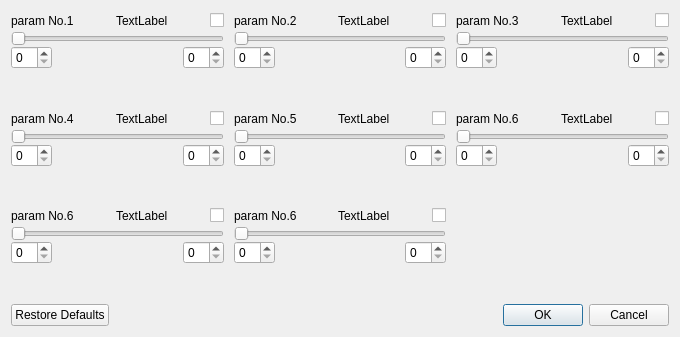
<?xml version="1.0" encoding="UTF-8"?>
<ui version="4.0">
 <class>Dialog8</class>
 <widget class="QDialog" name="Dialog8">
  <property name="geometry">
   <rect>
    <x>0</x>
    <y>0</y>
    <width>680</width>
    <height>337</height>
   </rect>
  </property>
  <property name="maximumSize">
   <size>
    <width>680</width>
    <height>337</height>
   </size>
  </property>
  <property name="windowTitle">
   <string>Manual Fit</string>
  </property>
  <layout class="QGridLayout" name="gridLayout">
   <property name="horizontalSpacing">
    <number>10</number>
   </property>
   <item row="1" column="2">
    <layout class="QFormLayout" name="formLayout_6">
     <property name="verticalSpacing">
      <number>0</number>
     </property>
     <item row="2" column="0" colspan="2">
      <layout class="QHBoxLayout" name="horizontalLayout_12">
       <property name="spacing">
        <number>0</number>
       </property>
       <item>
        <widget class="QSpinBox" name="spb11">
         <property name="toolTip">
          <string>Max Value</string>
         </property>
        </widget>
       </item>
       <item>
        <spacer name="horizontalSpacer_23">
         <property name="orientation">
          <enum>Qt::Horizontal</enum>
         </property>
         <property name="sizeHint" stdset="0">
          <size>
           <width>40</width>
           <height>20</height>
          </size>
         </property>
        </spacer>
       </item>
       <item>
        <spacer name="horizontalSpacer_24">
         <property name="orientation">
          <enum>Qt::Horizontal</enum>
         </property>
         <property name="sizeHint" stdset="0">
          <size>
           <width>40</width>
           <height>20</height>
          </size>
         </property>
        </spacer>
       </item>
       <item>
        <widget class="QSpinBox" name="spb12">
         <property name="toolTip">
          <string>Min Value</string>
         </property>
        </widget>
       </item>
      </layout>
     </item>
     <item row="0" column="0" colspan="2">
      <layout class="QHBoxLayout" name="horizontalLayout_11">
       <property name="spacing">
        <number>16</number>
       </property>
       <item>
        <widget class="QLabel" name="lNm6">
         <property name="toolTip">
          <string>QUADRADIC INNER</string>
         </property>
         <property name="text">
          <string>param No.6</string>
         </property>
        </widget>
       </item>
       <item>
        <spacer name="horizontalSpacer_21">
         <property name="orientation">
          <enum>Qt::Horizontal</enum>
         </property>
         <property name="sizeHint" stdset="0">
          <size>
           <width>40</width>
           <height>20</height>
          </size>
         </property>
        </spacer>
       </item>
       <item>
        <widget class="QLabel" name="lDig6">
         <property name="text">
          <string>TextLabel</string>
         </property>
        </widget>
       </item>
       <item>
        <spacer name="horizontalSpacer_22">
         <property name="orientation">
          <enum>Qt::Horizontal</enum>
         </property>
         <property name="sizeHint" stdset="0">
          <size>
           <width>40</width>
           <height>20</height>
          </size>
         </property>
        </spacer>
       </item>
       <item>
        <widget class="QCheckBox" name="chb6">
         <property name="toolTip">
          <string>CHECKED FIXES THE PARAMETER
UNCHECKED MAKES THE PARAMETER FREE.</string>
         </property>
         <property name="text">
          <string/>
         </property>
        </widget>
       </item>
      </layout>
     </item>
     <item row="1" column="0" colspan="2">
      <widget class="QSlider" name="sld6">
       <property name="toolTip">
        <string>QUADRADIC INNER</string>
       </property>
       <property name="orientation">
        <enum>Qt::Horizontal</enum>
       </property>
      </widget>
     </item>
    </layout>
   </item>
   <item row="1" column="0">
    <layout class="QFormLayout" name="formLayout_4">
     <property name="verticalSpacing">
      <number>0</number>
     </property>
     <item row="2" column="0" colspan="2">
      <layout class="QHBoxLayout" name="horizontalLayout_8">
       <property name="spacing">
        <number>0</number>
       </property>
       <item>
        <widget class="QSpinBox" name="spb7">
         <property name="toolTip">
          <string>Max Value</string>
         </property>
        </widget>
       </item>
       <item>
        <spacer name="horizontalSpacer_15">
         <property name="orientation">
          <enum>Qt::Horizontal</enum>
         </property>
         <property name="sizeHint" stdset="0">
          <size>
           <width>40</width>
           <height>20</height>
          </size>
         </property>
        </spacer>
       </item>
       <item>
        <spacer name="horizontalSpacer_16">
         <property name="orientation">
          <enum>Qt::Horizontal</enum>
         </property>
         <property name="sizeHint" stdset="0">
          <size>
           <width>40</width>
           <height>20</height>
          </size>
         </property>
        </spacer>
       </item>
       <item>
        <widget class="QSpinBox" name="spb8">
         <property name="toolTip">
          <string>Min Value</string>
         </property>
        </widget>
       </item>
      </layout>
     </item>
     <item row="0" column="0" colspan="2">
      <layout class="QHBoxLayout" name="horizontalLayout_7">
       <property name="spacing">
        <number>16</number>
       </property>
       <item>
        <widget class="QLabel" name="lNm4">
         <property name="toolTip">
          <string>OFFSET</string>
         </property>
         <property name="text">
          <string>param No.4</string>
         </property>
        </widget>
       </item>
       <item>
        <spacer name="horizontalSpacer_13">
         <property name="orientation">
          <enum>Qt::Horizontal</enum>
         </property>
         <property name="sizeHint" stdset="0">
          <size>
           <width>40</width>
           <height>20</height>
          </size>
         </property>
        </spacer>
       </item>
       <item>
        <widget class="QLabel" name="lDig4">
         <property name="text">
          <string>TextLabel</string>
         </property>
        </widget>
       </item>
       <item>
        <spacer name="horizontalSpacer_14">
         <property name="orientation">
          <enum>Qt::Horizontal</enum>
         </property>
         <property name="sizeHint" stdset="0">
          <size>
           <width>40</width>
           <height>20</height>
          </size>
         </property>
        </spacer>
       </item>
       <item>
        <widget class="QCheckBox" name="chb4">
         <property name="toolTip">
          <string>CHECKED FIXES THE PARAMETER
UNCHECKED MAKES THE PARAMETER FREE.</string>
         </property>
         <property name="text">
          <string/>
         </property>
        </widget>
       </item>
      </layout>
     </item>
     <item row="1" column="0" colspan="2">
      <widget class="QSlider" name="sld4">
       <property name="toolTip">
        <string>OFFSET</string>
       </property>
       <property name="orientation">
        <enum>Qt::Horizontal</enum>
       </property>
      </widget>
     </item>
    </layout>
   </item>
   <item row="0" column="1">
    <layout class="QFormLayout" name="formLayout_2">
     <property name="verticalSpacing">
      <number>0</number>
     </property>
     <item row="2" column="0" colspan="2">
      <layout class="QHBoxLayout" name="horizontalLayout_4">
       <property name="spacing">
        <number>0</number>
       </property>
       <item>
        <widget class="QSpinBox" name="spb3">
         <property name="toolTip">
          <string>Max Value</string>
         </property>
        </widget>
       </item>
       <item>
        <spacer name="horizontalSpacer_7">
         <property name="orientation">
          <enum>Qt::Horizontal</enum>
         </property>
         <property name="sizeHint" stdset="0">
          <size>
           <width>40</width>
           <height>20</height>
          </size>
         </property>
        </spacer>
       </item>
       <item>
        <spacer name="horizontalSpacer_8">
         <property name="orientation">
          <enum>Qt::Horizontal</enum>
         </property>
         <property name="sizeHint" stdset="0">
          <size>
           <width>40</width>
           <height>20</height>
          </size>
         </property>
        </spacer>
       </item>
       <item>
        <widget class="QSpinBox" name="spb4">
         <property name="toolTip">
          <string>Min Value</string>
         </property>
        </widget>
       </item>
      </layout>
     </item>
     <item row="0" column="0" colspan="2">
      <layout class="QHBoxLayout" name="horizontalLayout_3">
       <property name="spacing">
        <number>16</number>
       </property>
       <item>
        <widget class="QLabel" name="lNm2">
         <property name="toolTip">
          <string>FULL WIDTH</string>
         </property>
         <property name="text">
          <string>param No.2</string>
         </property>
        </widget>
       </item>
       <item>
        <spacer name="horizontalSpacer_5">
         <property name="orientation">
          <enum>Qt::Horizontal</enum>
         </property>
         <property name="sizeHint" stdset="0">
          <size>
           <width>40</width>
           <height>20</height>
          </size>
         </property>
        </spacer>
       </item>
       <item>
        <widget class="QLabel" name="lDig2">
         <property name="text">
          <string>TextLabel</string>
         </property>
        </widget>
       </item>
       <item>
        <spacer name="horizontalSpacer_6">
         <property name="orientation">
          <enum>Qt::Horizontal</enum>
         </property>
         <property name="sizeHint" stdset="0">
          <size>
           <width>40</width>
           <height>20</height>
          </size>
         </property>
        </spacer>
       </item>
       <item>
        <widget class="QCheckBox" name="chb2">
         <property name="toolTip">
          <string>CHECKED FIXES THE PARAMETER
UNCHECKED MAKES THE PARAMETER FREE.</string>
         </property>
         <property name="text">
          <string/>
         </property>
        </widget>
       </item>
      </layout>
     </item>
     <item row="1" column="0" colspan="2">
      <widget class="QSlider" name="sld2">
       <property name="toolTip">
        <string>FULL WIDTH</string>
       </property>
       <property name="orientation">
        <enum>Qt::Horizontal</enum>
       </property>
      </widget>
     </item>
    </layout>
   </item>
   <item row="1" column="1">
    <layout class="QFormLayout" name="formLayout_5">
     <property name="verticalSpacing">
      <number>0</number>
     </property>
     <item row="2" column="0" colspan="2">
      <layout class="QHBoxLayout" name="horizontalLayout_10">
       <property name="spacing">
        <number>0</number>
       </property>
       <item>
        <widget class="QSpinBox" name="spb9">
         <property name="toolTip">
          <string>Max Value</string>
         </property>
        </widget>
       </item>
       <item>
        <spacer name="horizontalSpacer_19">
         <property name="orientation">
          <enum>Qt::Horizontal</enum>
         </property>
         <property name="sizeHint" stdset="0">
          <size>
           <width>40</width>
           <height>20</height>
          </size>
         </property>
        </spacer>
       </item>
       <item>
        <spacer name="horizontalSpacer_20">
         <property name="orientation">
          <enum>Qt::Horizontal</enum>
         </property>
         <property name="sizeHint" stdset="0">
          <size>
           <width>40</width>
           <height>20</height>
          </size>
         </property>
        </spacer>
       </item>
       <item>
        <widget class="QSpinBox" name="spb10">
         <property name="toolTip">
          <string>Min Value</string>
         </property>
        </widget>
       </item>
      </layout>
     </item>
     <item row="0" column="0" colspan="2">
      <layout class="QHBoxLayout" name="horizontalLayout_9">
       <property name="spacing">
        <number>16</number>
       </property>
       <item>
        <widget class="QLabel" name="lNm5">
         <property name="toolTip">
          <string>SLOPE INNER</string>
         </property>
         <property name="text">
          <string>param No.5</string>
         </property>
        </widget>
       </item>
       <item>
        <spacer name="horizontalSpacer_17">
         <property name="orientation">
          <enum>Qt::Horizontal</enum>
         </property>
         <property name="sizeHint" stdset="0">
          <size>
           <width>40</width>
           <height>20</height>
          </size>
         </property>
        </spacer>
       </item>
       <item>
        <widget class="QLabel" name="lDig5">
         <property name="text">
          <string>TextLabel</string>
         </property>
        </widget>
       </item>
       <item>
        <spacer name="horizontalSpacer_18">
         <property name="orientation">
          <enum>Qt::Horizontal</enum>
         </property>
         <property name="sizeHint" stdset="0">
          <size>
           <width>40</width>
           <height>20</height>
          </size>
         </property>
        </spacer>
       </item>
       <item>
        <widget class="QCheckBox" name="chb5">
         <property name="toolTip">
          <string>CHECKED FIXES THE PARAMETER
UNCHECKED MAKES THE PARAMETER FREE.</string>
         </property>
         <property name="text">
          <string/>
         </property>
        </widget>
       </item>
      </layout>
     </item>
     <item row="1" column="0" colspan="2">
      <widget class="QSlider" name="sld5">
       <property name="toolTip">
        <string>SLOPE INNER</string>
       </property>
       <property name="orientation">
        <enum>Qt::Horizontal</enum>
       </property>
      </widget>
     </item>
    </layout>
   </item>
   <item row="0" column="2">
    <layout class="QFormLayout" name="formLayout_3">
     <property name="verticalSpacing">
      <number>0</number>
     </property>
     <item row="2" column="0" colspan="2">
      <layout class="QHBoxLayout" name="horizontalLayout_6">
       <property name="spacing">
        <number>0</number>
       </property>
       <item>
        <widget class="QSpinBox" name="spb5">
         <property name="toolTip">
          <string>Max Value</string>
         </property>
        </widget>
       </item>
       <item>
        <spacer name="horizontalSpacer_11">
         <property name="orientation">
          <enum>Qt::Horizontal</enum>
         </property>
         <property name="sizeHint" stdset="0">
          <size>
           <width>40</width>
           <height>20</height>
          </size>
         </property>
        </spacer>
       </item>
       <item>
        <spacer name="horizontalSpacer_12">
         <property name="orientation">
          <enum>Qt::Horizontal</enum>
         </property>
         <property name="sizeHint" stdset="0">
          <size>
           <width>40</width>
           <height>20</height>
          </size>
         </property>
        </spacer>
       </item>
       <item>
        <widget class="QSpinBox" name="spb6">
         <property name="toolTip">
          <string>Min Value</string>
         </property>
        </widget>
       </item>
      </layout>
     </item>
     <item row="0" column="0" colspan="2">
      <layout class="QHBoxLayout" name="horizontalLayout_5">
       <property name="spacing">
        <number>16</number>
       </property>
       <item>
        <widget class="QLabel" name="lNm3">
         <property name="toolTip">
          <string>HEIGHT</string>
         </property>
         <property name="text">
          <string>param No.3</string>
         </property>
        </widget>
       </item>
       <item>
        <spacer name="horizontalSpacer_9">
         <property name="orientation">
          <enum>Qt::Horizontal</enum>
         </property>
         <property name="sizeHint" stdset="0">
          <size>
           <width>40</width>
           <height>20</height>
          </size>
         </property>
        </spacer>
       </item>
       <item>
        <widget class="QLabel" name="lDig3">
         <property name="text">
          <string>TextLabel</string>
         </property>
        </widget>
       </item>
       <item>
        <spacer name="horizontalSpacer_10">
         <property name="orientation">
          <enum>Qt::Horizontal</enum>
         </property>
         <property name="sizeHint" stdset="0">
          <size>
           <width>40</width>
           <height>20</height>
          </size>
         </property>
        </spacer>
       </item>
       <item>
        <widget class="QCheckBox" name="chb3">
         <property name="toolTip">
          <string>CHECKED FIXES THE PARAMETER
UNCHECKED MAKES THE PARAMETER FREE.</string>
         </property>
         <property name="text">
          <string/>
         </property>
        </widget>
       </item>
      </layout>
     </item>
     <item row="1" column="0" colspan="2">
      <widget class="QSlider" name="sld3">
       <property name="toolTip">
        <string>HEIGHT</string>
       </property>
       <property name="orientation">
        <enum>Qt::Horizontal</enum>
       </property>
      </widget>
     </item>
    </layout>
   </item>
   <item row="2" column="1">
    <layout class="QFormLayout" name="formLayout_8">
     <property name="verticalSpacing">
      <number>0</number>
     </property>
     <item row="2" column="0" colspan="2">
      <layout class="QHBoxLayout" name="horizontalLayout_16">
       <property name="spacing">
        <number>0</number>
       </property>
       <item>
        <widget class="QSpinBox" name="spb15">
         <property name="toolTip">
          <string>Max Value</string>
         </property>
        </widget>
       </item>
       <item>
        <spacer name="horizontalSpacer_31">
         <property name="orientation">
          <enum>Qt::Horizontal</enum>
         </property>
         <property name="sizeHint" stdset="0">
          <size>
           <width>40</width>
           <height>20</height>
          </size>
         </property>
        </spacer>
       </item>
       <item>
        <spacer name="horizontalSpacer_32">
         <property name="orientation">
          <enum>Qt::Horizontal</enum>
         </property>
         <property name="sizeHint" stdset="0">
          <size>
           <width>40</width>
           <height>20</height>
          </size>
         </property>
        </spacer>
       </item>
       <item>
        <widget class="QSpinBox" name="spb16">
         <property name="toolTip">
          <string>Min Value</string>
         </property>
        </widget>
       </item>
      </layout>
     </item>
     <item row="0" column="0" colspan="2">
      <layout class="QHBoxLayout" name="horizontalLayout_15">
       <property name="spacing">
        <number>16</number>
       </property>
       <item>
        <widget class="QLabel" name="lNm8">
         <property name="toolTip">
          <string>QUADRATIC OUTER</string>
         </property>
         <property name="text">
          <string>param No.6</string>
         </property>
        </widget>
       </item>
       <item>
        <spacer name="horizontalSpacer_29">
         <property name="orientation">
          <enum>Qt::Horizontal</enum>
         </property>
         <property name="sizeHint" stdset="0">
          <size>
           <width>40</width>
           <height>20</height>
          </size>
         </property>
        </spacer>
       </item>
       <item>
        <widget class="QLabel" name="lDig8">
         <property name="text">
          <string>TextLabel</string>
         </property>
        </widget>
       </item>
       <item>
        <spacer name="horizontalSpacer_30">
         <property name="orientation">
          <enum>Qt::Horizontal</enum>
         </property>
         <property name="sizeHint" stdset="0">
          <size>
           <width>40</width>
           <height>20</height>
          </size>
         </property>
        </spacer>
       </item>
       <item>
        <widget class="QCheckBox" name="chb8">
         <property name="toolTip">
          <string>CHECKED FIXES THE PARAMETER
UNCHECKED MAKES THE PARAMETER FREE.</string>
         </property>
         <property name="text">
          <string/>
         </property>
        </widget>
       </item>
      </layout>
     </item>
     <item row="1" column="0" colspan="2">
      <widget class="QSlider" name="sld8">
       <property name="toolTip">
        <string>QUADRATIC OUTER</string>
       </property>
       <property name="orientation">
        <enum>Qt::Horizontal</enum>
       </property>
      </widget>
     </item>
    </layout>
   </item>
   <item row="3" column="0" colspan="3">
    <widget class="QDialogButtonBox" name="buttonBox">
     <property name="orientation">
      <enum>Qt::Horizontal</enum>
     </property>
     <property name="standardButtons">
      <set>QDialogButtonBox::Cancel|QDialogButtonBox::Ok|QDialogButtonBox::RestoreDefaults</set>
     </property>
    </widget>
   </item>
   <item row="0" column="0">
    <layout class="QFormLayout" name="formLayout_1">
     <property name="verticalSpacing">
      <number>0</number>
     </property>
     <item row="2" column="0" colspan="2">
      <layout class="QHBoxLayout" name="horizontalLayout_2">
       <property name="spacing">
        <number>0</number>
       </property>
       <item>
        <widget class="QSpinBox" name="spb1">
         <property name="toolTip">
          <string>Max Value</string>
         </property>
        </widget>
       </item>
       <item>
        <spacer name="horizontalSpacer_3">
         <property name="orientation">
          <enum>Qt::Horizontal</enum>
         </property>
         <property name="sizeHint" stdset="0">
          <size>
           <width>40</width>
           <height>20</height>
          </size>
         </property>
        </spacer>
       </item>
       <item>
        <spacer name="horizontalSpacer_4">
         <property name="orientation">
          <enum>Qt::Horizontal</enum>
         </property>
         <property name="sizeHint" stdset="0">
          <size>
           <width>40</width>
           <height>20</height>
          </size>
         </property>
        </spacer>
       </item>
       <item>
        <widget class="QSpinBox" name="spb2">
         <property name="toolTip">
          <string>Min Value</string>
         </property>
        </widget>
       </item>
      </layout>
     </item>
     <item row="0" column="0" colspan="2">
      <layout class="QHBoxLayout" name="horizontalLayout_1">
       <property name="spacing">
        <number>16</number>
       </property>
       <item>
        <widget class="QLabel" name="lNm1">
         <property name="toolTip">
          <string>SYMMETRY POINT</string>
         </property>
         <property name="text">
          <string>param No.1</string>
         </property>
        </widget>
       </item>
       <item>
        <spacer name="horizontalSpacer_1">
         <property name="orientation">
          <enum>Qt::Horizontal</enum>
         </property>
         <property name="sizeHint" stdset="0">
          <size>
           <width>40</width>
           <height>20</height>
          </size>
         </property>
        </spacer>
       </item>
       <item>
        <widget class="QLabel" name="lDig1">
         <property name="text">
          <string>TextLabel</string>
         </property>
        </widget>
       </item>
       <item>
        <spacer name="horizontalSpacer_2">
         <property name="orientation">
          <enum>Qt::Horizontal</enum>
         </property>
         <property name="sizeHint" stdset="0">
          <size>
           <width>40</width>
           <height>20</height>
          </size>
         </property>
        </spacer>
       </item>
       <item>
        <widget class="QCheckBox" name="chb1">
         <property name="toolTip">
          <string>CHECKED FIXES THE PARAMETER
UNCHECKED MAKES THE PARAMETER FREE.</string>
         </property>
         <property name="text">
          <string/>
         </property>
        </widget>
       </item>
      </layout>
     </item>
     <item row="1" column="0" colspan="2">
      <widget class="QSlider" name="sld1">
       <property name="toolTip">
        <string>SYMMETRY POINT</string>
       </property>
       <property name="orientation">
        <enum>Qt::Horizontal</enum>
       </property>
      </widget>
     </item>
    </layout>
   </item>
   <item row="2" column="0">
    <layout class="QFormLayout" name="formLayout_7">
     <property name="verticalSpacing">
      <number>0</number>
     </property>
     <item row="2" column="0" colspan="2">
      <layout class="QHBoxLayout" name="horizontalLayout_14">
       <property name="spacing">
        <number>0</number>
       </property>
       <item>
        <widget class="QSpinBox" name="spb13">
         <property name="toolTip">
          <string>Max Value</string>
         </property>
        </widget>
       </item>
       <item>
        <spacer name="horizontalSpacer_27">
         <property name="orientation">
          <enum>Qt::Horizontal</enum>
         </property>
         <property name="sizeHint" stdset="0">
          <size>
           <width>40</width>
           <height>20</height>
          </size>
         </property>
        </spacer>
       </item>
       <item>
        <spacer name="horizontalSpacer_28">
         <property name="orientation">
          <enum>Qt::Horizontal</enum>
         </property>
         <property name="sizeHint" stdset="0">
          <size>
           <width>40</width>
           <height>20</height>
          </size>
         </property>
        </spacer>
       </item>
       <item>
        <widget class="QSpinBox" name="spb14">
         <property name="toolTip">
          <string>Min Value</string>
         </property>
        </widget>
       </item>
      </layout>
     </item>
     <item row="0" column="0" colspan="2">
      <layout class="QHBoxLayout" name="horizontalLayout_13">
       <property name="spacing">
        <number>16</number>
       </property>
       <item>
        <widget class="QLabel" name="lNm7">
         <property name="toolTip">
          <string>SLOPE OUTER</string>
         </property>
         <property name="text">
          <string>param No.6</string>
         </property>
        </widget>
       </item>
       <item>
        <spacer name="horizontalSpacer_25">
         <property name="orientation">
          <enum>Qt::Horizontal</enum>
         </property>
         <property name="sizeHint" stdset="0">
          <size>
           <width>40</width>
           <height>20</height>
          </size>
         </property>
        </spacer>
       </item>
       <item>
        <widget class="QLabel" name="lDig7">
         <property name="text">
          <string>TextLabel</string>
         </property>
        </widget>
       </item>
       <item>
        <spacer name="horizontalSpacer_26">
         <property name="orientation">
          <enum>Qt::Horizontal</enum>
         </property>
         <property name="sizeHint" stdset="0">
          <size>
           <width>40</width>
           <height>20</height>
          </size>
         </property>
        </spacer>
       </item>
       <item>
        <widget class="QCheckBox" name="chb7">
         <property name="toolTip">
          <string>CHECKED FIXES THE PARAMETER
UNCHECKED MAKES THE PARAMETER FREE.</string>
         </property>
         <property name="text">
          <string/>
         </property>
        </widget>
       </item>
      </layout>
     </item>
     <item row="1" column="0" colspan="2">
      <widget class="QSlider" name="sld7">
       <property name="toolTip">
        <string>SLOPE OUTER</string>
       </property>
       <property name="orientation">
        <enum>Qt::Horizontal</enum>
       </property>
      </widget>
     </item>
    </layout>
   </item>
  </layout>
 </widget>
 <resources/>
 <connections>
  <connection>
   <sender>buttonBox</sender>
   <signal>rejected()</signal>
   <receiver>Dialog8</receiver>
   <slot>reject()</slot>
   <hints>
    <hint type="sourcelabel">
     <x>304</x>
     <y>327</y>
    </hint>
    <hint type="destinationlabel">
     <x>286</x>
     <y>262</y>
    </hint>
   </hints>
  </connection>
  <connection>
   <sender>sld1</sender>
   <signal>valueChanged(int)</signal>
   <receiver>lDig1</receiver>
   <slot>setNum(int)</slot>
   <hints>
    <hint type="sourcelabel">
     <x>106</x>
     <y>110</y>
    </hint>
    <hint type="destinationlabel">
     <x>112</x>
     <y>96</y>
    </hint>
   </hints>
  </connection>
  <connection>
   <sender>sld2</sender>
   <signal>valueChanged(int)</signal>
   <receiver>lDig2</receiver>
   <slot>setNum(int)</slot>
   <hints>
    <hint type="sourcelabel">
     <x>327</x>
     <y>112</y>
    </hint>
    <hint type="destinationlabel">
     <x>340</x>
     <y>95</y>
    </hint>
   </hints>
  </connection>
  <connection>
   <sender>sld3</sender>
   <signal>valueChanged(int)</signal>
   <receiver>lDig3</receiver>
   <slot>setNum(int)</slot>
   <hints>
    <hint type="sourcelabel">
     <x>548</x>
     <y>108</y>
    </hint>
    <hint type="destinationlabel">
     <x>564</x>
     <y>96</y>
    </hint>
   </hints>
  </connection>
  <connection>
   <sender>sld4</sender>
   <signal>valueChanged(int)</signal>
   <receiver>lDig4</receiver>
   <slot>setNum(int)</slot>
   <hints>
    <hint type="sourcelabel">
     <x>89</x>
     <y>185</y>
    </hint>
    <hint type="destinationlabel">
     <x>114</x>
     <y>166</y>
    </hint>
   </hints>
  </connection>
  <connection>
   <sender>sld6</sender>
   <signal>valueChanged(int)</signal>
   <receiver>lDig6</receiver>
   <slot>setNum(int)</slot>
   <hints>
    <hint type="sourcelabel">
     <x>539</x>
     <y>185</y>
    </hint>
    <hint type="destinationlabel">
     <x>563</x>
     <y>172</y>
    </hint>
   </hints>
  </connection>
  <connection>
   <sender>sld5</sender>
   <signal>valueChanged(int)</signal>
   <receiver>lDig5</receiver>
   <slot>setNum(int)</slot>
   <hints>
    <hint type="sourcelabel">
     <x>315</x>
     <y>191</y>
    </hint>
    <hint type="destinationlabel">
     <x>336</x>
     <y>167</y>
    </hint>
   </hints>
  </connection>
  <connection>
   <sender>sld7</sender>
   <signal>valueChanged(int)</signal>
   <receiver>lDig7</receiver>
   <slot>setNum(int)</slot>
   <hints>
    <hint type="sourcelabel">
     <x>98</x>
     <y>258</y>
    </hint>
    <hint type="destinationlabel">
     <x>116</x>
     <y>244</y>
    </hint>
   </hints>
  </connection>
  <connection>
   <sender>sld8</sender>
   <signal>valueChanged(int)</signal>
   <receiver>lDig8</receiver>
   <slot>setNum(int)</slot>
   <hints>
    <hint type="sourcelabel">
     <x>335</x>
     <y>259</y>
    </hint>
    <hint type="destinationlabel">
     <x>357</x>
     <y>245</y>
    </hint>
   </hints>
  </connection>
 </connections>
 <slots>
  <slot>dAccepted()</slot>
 </slots>
</ui>
